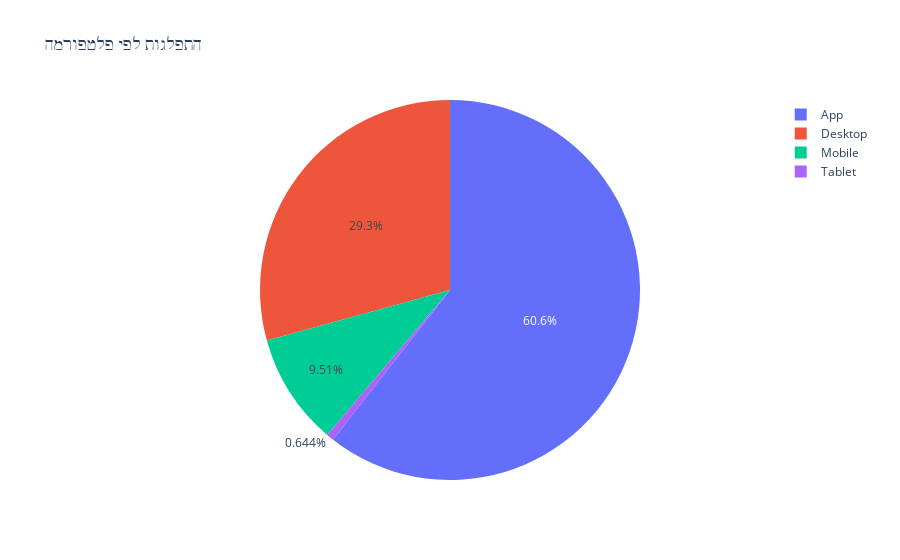
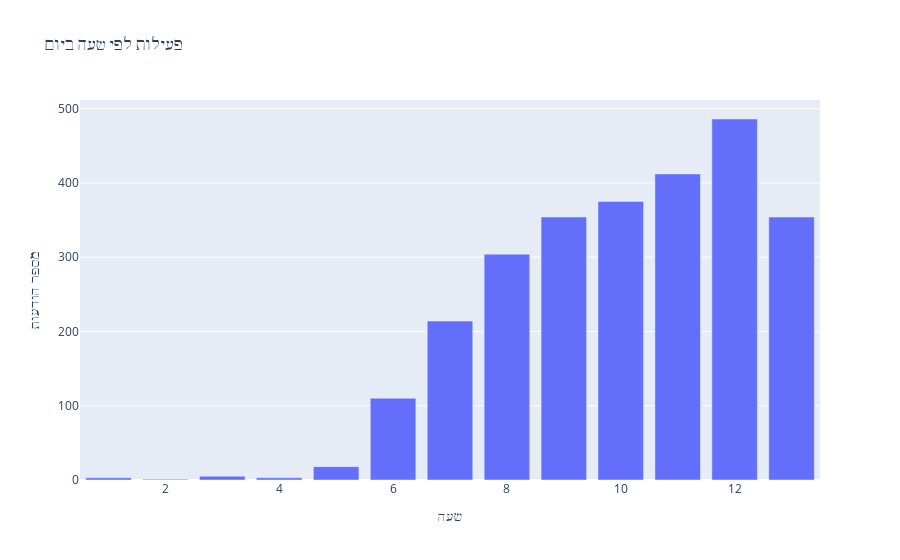
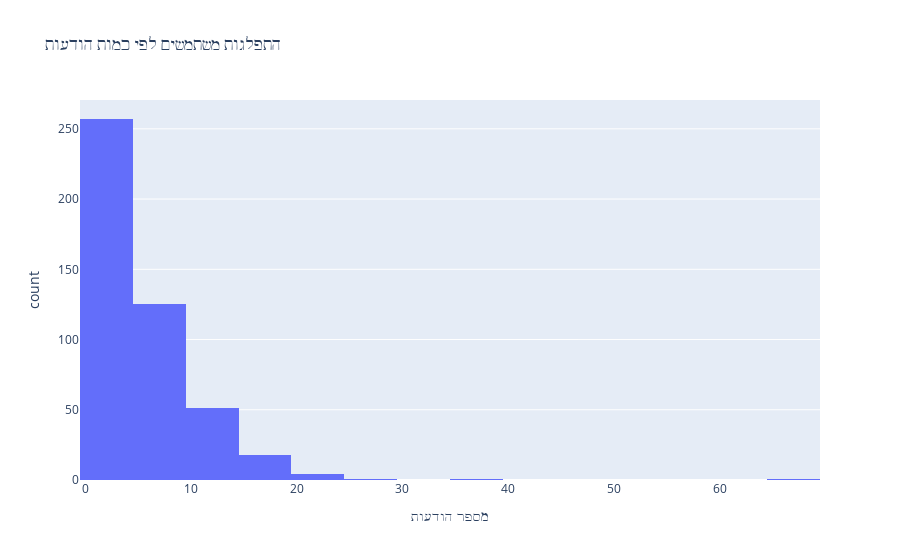
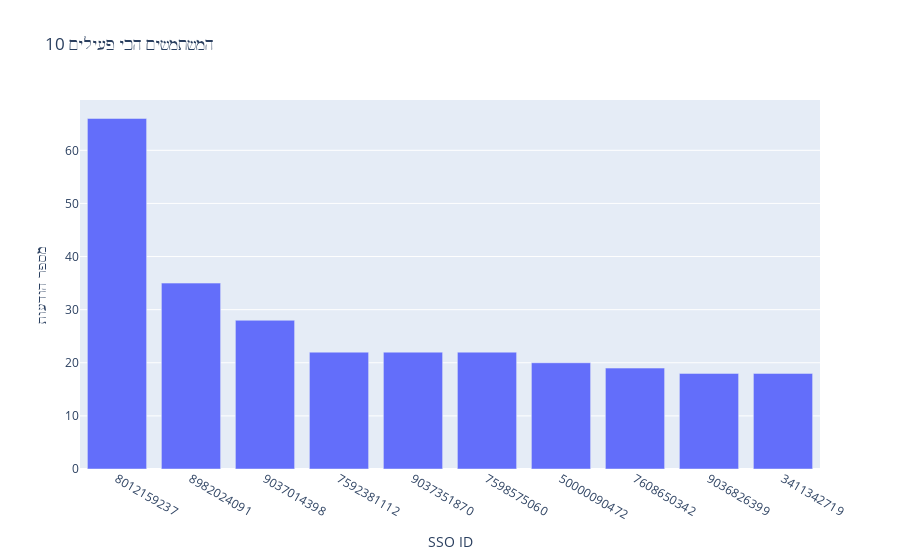

Notebook source saved alongside these figures, in order:
### Code cell
platform_counts = df['platform'].value_counts()
fig_platform = px.pie(
    values=platform_counts.values, 
    names=platform_counts.index,
    title="התפלגות לפי פלטפורמה"
)
fig_platform.show()

df['hour'] = pd.to_datetime(df['event_time']).dt.hour
hourly_activity = df['hour'].value_counts().sort_index()

fig_hourly = px.bar(
    x=hourly_activity.index,
    y=hourly_activity.values,
    title="פעילות לפי שעה ביום",
    labels={'x': 'שעה', 'y': 'מספר הודעות'}
)
fig_hourly.show()

user_activity = df['sso_id'].value_counts()
fig_user_activity = px.histogram(
    x=user_activity.values,
    nbins=20,
    title="התפלגות משתמשים לפי כמות הודעות",
    labels={'x': 'מספר הודעות', 'y': 'מספר משתמשים'}
)
fig_user_activity.show()

questions_with_answers = df[df['campaign_name'] == 'open question']['question_length'].dropna()
answers_with_questions = df[df['campaign_name'] == 'response answer']['answer_length'].dropna()

if len(questions_with_answers) > 0 and len(answers_with_questions) > 0:
    fig_comparison = go.Figure()
    fig_comparison.add_trace(go.Scatter(
        x=questions_with_answers.values,
        y=answers_with_questions.values,
        mode='markers',
        name='אורך תשובה vs שאלה',
        opacity=0.6
    ))

# 5. מספר הודעות לפי משתמש (Top 10)
top_users = df['sso_id'].value_counts().head(10)
fig_top_users = px.bar(
    x=top_users.index.astype(str),
    y=top_users.values,
    title="10 המשתמשים הכי פעילים",
    labels={'x': 'SSO ID', 'y': 'מספר הודעות'}
)
fig_top_users.show()

### Figure 1 — Plotly figure (JSON) as saved in the notebook; plotly's stock layout.template omitted (floating-point values rounded to 4 significant figures)
{"data": [{"domain": {"x": [0, 1], "y": [0, 1]}, "hovertemplate": "label=%{label}<br>value=%{value}<extra></extra>", "labels": ["App", "Desktop", "Mobile", "Tablet"], "legendgroup": "", "name": "", "showlegend": true, "type": "pie", "values": [1598, 773, 251, 17]}], "layout": {"legend": {"tracegroupgap": 0}, "title": {"text": "התפלגות לפי פלטפורמה"}}}

### Figure 2 — Plotly figure (JSON) as saved in the notebook; plotly's stock layout.template omitted (floating-point values rounded to 4 significant figures)
{"data": [{"hovertemplate": "שעה=%{x}<br>מספר הודעות=%{y}<extra></extra>", "legendgroup": "", "marker": {"color": "#636efa", "pattern": {"shape": ""}}, "name": "", "orientation": "v", "showlegend": false, "textposition": "auto", "type": "bar", "x": [1, 2, 3, 4, 5, 6, 7, 8, 9, 10, 11, 12, 13], "xaxis": "x", "y": [3, 1, 5, 3, 18, 110, 214, 304, 354, 375, 412, 486, 354], "yaxis": "y"}], "layout": {"barmode": "relative", "legend": {"tracegroupgap": 0}, "title": {"text": "פעילות לפי שעה ביום"}, "xaxis": {"anchor": "y", "domain": [0, 1], "title": {"text": "שעה"}}, "yaxis": {"anchor": "x", "domain": [0, 1], "title": {"text": "מספר הודעות"}}}}

### Figure 3 — Plotly figure (JSON) as saved in the notebook; plotly's stock layout.template omitted (floating-point values rounded to 4 significant figures; data arrays with more than 128 entries replaced by an {"elided": "..."} marker saying what was removed)
{"data": [{"bingroup": "x", "hovertemplate": "מספר הודעות=%{x}<br>count=%{y}<extra></extra>", "legendgroup": "", "marker": {"color": "#636efa", "pattern": {"shape": ""}}, "name": "", "nbinsx": 20, "orientation": "v", "showlegend": false, "type": "histogram", "x": {"elided": "458 int values"}, "xaxis": "x", "yaxis": "y"}], "layout": {"barmode": "relative", "legend": {"tracegroupgap": 0}, "title": {"text": "התפלגות משתמשים לפי כמות הודעות"}, "xaxis": {"anchor": "y", "domain": [0, 1], "title": {"text": "מספר הודעות"}}, "yaxis": {"anchor": "x", "domain": [0, 1], "title": {"text": "count"}}}}

### Figure 4 — Plotly figure (JSON) as saved in the notebook; plotly's stock layout.template omitted (floating-point values rounded to 4 significant figures)
{"data": [{"hovertemplate": "SSO ID=%{x}<br>מספר הודעות=%{y}<extra></extra>", "legendgroup": "", "marker": {"color": "#636efa", "pattern": {"shape": ""}}, "name": "", "orientation": "v", "showlegend": false, "textposition": "auto", "type": "bar", "x": ["8012159237", "8982024091", "9037014398", "7592381112", "9037351870", "7598575060", "50000090472", "7608650342", "9036826399", "3411342719"], "xaxis": "x", "y": [66, 35, 28, 22, 22, 22, 20, 19, 18, 18], "yaxis": "y"}], "layout": {"barmode": "relative", "legend": {"tracegroupgap": 0}, "title": {"text": "10 המשתמשים הכי פעילים"}, "xaxis": {"anchor": "y", "domain": [0, 1], "title": {"text": "SSO ID"}}, "yaxis": {"anchor": "x", "domain": [0, 1], "title": {"text": "מספר הודעות"}}}}
